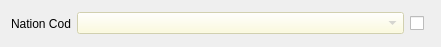
      <widget class="QWidget" name="layoutWidget_6">
       <property name="geometry">
        <rect>
         <x>10</x>
         <y>170</y>
         <width>441</width>
         <height>27</height>
        </rect>
       </property>
       <layout class="QHBoxLayout" name="HLayout_ethnicity_2">
        <item>
         <widget class="QLabel" name="lblperformer_nation_short">
          <property name="sizePolicy">
           <sizepolicy hsizetype="Fixed" vsizetype="Preferred">
            <horstretch>0</horstretch>
            <verstretch>0</verstretch>
           </sizepolicy>
          </property>
          <property name="minimumSize">
           <size>
            <width>60</width>
            <height>0</height>
           </size>
          </property>
          <property name="maximumSize">
           <size>
            <width>60</width>
            <height>16777215</height>
           </size>
          </property>
          <property name="text">
           <string>Nation Code:</string>
          </property>
         </widget>
        </item>
        <item>
         <widget class="QComboBox" name="cBox_performer_nation_code">
          <property name="enabled">
           <bool>false</bool>
          </property>
          <property name="layoutDirection">
           <enum>Qt::LeftToRight</enum>
          </property>
          <property name="styleSheet">
           <string notr="true">background-color: #FFFDD5;</string>
          </property>
          <property name="editable">
           <bool>false</bool>
          </property>
          <item>
           <property name="text">
            <string/>
           </property>
          </item>
          <item>
           <property name="text">
            <string>Asian</string>
           </property>
          </item>
          <item>
           <property name="text">
            <string>Black</string>
           </property>
          </item>
          <item>
           <property name="text">
            <string>Caucasian</string>
           </property>
          </item>
          <item>
           <property name="text">
            <string>Indian</string>
           </property>
          </item>
          <item>
           <property name="text">
            <string>Latin</string>
           </property>
          </item>
          <item>
           <property name="text">
            <string>Middle Eastern</string>
           </property>
          </item>
          <item>
           <property name="text">
            <string>Mixed</string>
           </property>
          </item>
          <item>
           <property name="text">
            <string>Others</string>
           </property>
          </item>
         </widget>
        </item>
        <item>
         <widget class="QCheckBox" name="chkBox_actor_nation_code">
          <property name="sizePolicy">
           <sizepolicy hsizetype="Preferred" vsizetype="Preferred">
            <horstretch>0</horstretch>
            <verstretch>0</verstretch>
           </sizepolicy>
          </property>
          <property name="minimumSize">
           <size>
            <width>20</width>
            <height>25</height>
           </size>
          </property>
          <property name="maximumSize">
           <size>
            <width>20</width>
            <height>25</height>
           </size>
          </property>
          <property name="text">
           <string/>
          </property>
         </widget>
        </item>
       </layout>
      </widget>
